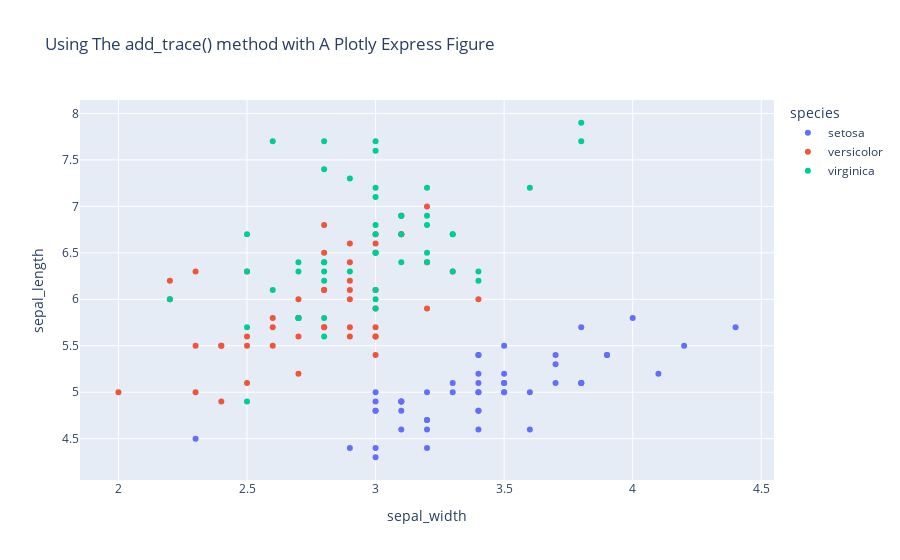

The cell this chart's notebook holds for it:
### Code cell
#express를 활용한 scatter plot 생성
fig = px.scatter(df, x='sepal_width', y='sepal_length', color='species',
                title='Using The add_trace() method with A Plotly Express Figure')
fig.show()

### Figure 1 — Plotly figure (JSON) as saved in the notebook; plotly's stock layout.template omitted (floating-point values rounded to 4 significant figures)
{"data": [{"hovertemplate": "species=setosa<br>sepal_width=%{x}<br>sepal_length=%{y}<extra></extra>", "legendgroup": "setosa", "marker": {"color": "#636efa", "symbol": "circle"}, "mode": "markers", "name": "setosa", "orientation": "v", "showlegend": true, "type": "scatter", "x": [3.5, 3, 3.2, 3.1, 3.6, 3.9, 3.4, 3.4, 2.9, 3.1, 3.7, 3.4, 3, 3, 4, 4.4, 3.9, 3.5, 3.8, 3.8, 3.4, 3.7, 3.6, 3.3, 3.4, 3, 3.4, 3.5, 3.4, 3.2, 3.1, 3.4, 4.1, 4.2, 3.1, 3.2, 3.5, 3.1, 3, 3.4, 3.5, 2.3, 3.2, 3.5, 3.8, 3, 3.8, 3.2, 3.7, 3.3], "xaxis": "x", "y": [5.1, 4.9, 4.7, 4.6, 5, 5.4, 4.6, 5, 4.4, 4.9, 5.4, 4.8, 4.8, 4.3, 5.8, 5.7, 5.4, 5.1, 5.7, 5.1, 5.4, 5.1, 4.6, 5.1, 4.8, 5, 5, 5.2, 5.2, 4.7, 4.8, 5.4, 5.2, 5.5, 4.9, 5, 5.5, 4.9, 4.4, 5.1, 5, 4.5, 4.4, 5, 5.1, 4.8, 5.1, 4.6, 5.3, 5], "yaxis": "y"}, {"hovertemplate": "species=versicolor<br>sepal_width=%{x}<br>sepal_length=%{y}<extra></extra>", "legendgroup": "versicolor", "marker": {"color": "#EF553B", "symbol": "circle"}, "mode": "markers", "name": "versicolor", "orientation": "v", "showlegend": true, "type": "scatter", "x": [3.2, 3.2, 3.1, 2.3, 2.8, 2.8, 3.3, 2.4, 2.9, 2.7, 2, 3, 2.2, 2.9, 2.9, 3.1, 3, 2.7, 2.2, 2.5, 3.2, 2.8, 2.5, 2.8, 2.9, 3, 2.8, 3, 2.9, 2.6, 2.4, 2.4, 2.7, 2.7, 3, 3.4, 3.1, 2.3, 3, 2.5, 2.6, 3, 2.6, 2.3, 2.7, 3, 2.9, 2.9, 2.5, 2.8], "xaxis": "x", "y": [7, 6.4, 6.9, 5.5, 6.5, 5.7, 6.3, 4.9, 6.6, 5.2, 5, 5.9, 6, 6.1, 5.6, 6.7, 5.6, 5.8, 6.2, 5.6, 5.9, 6.1, 6.3, 6.1, 6.4, 6.6, 6.8, 6.7, 6, 5.7, 5.5, 5.5, 5.8, 6, 5.4, 6, 6.7, 6.3, 5.6, 5.5, 5.5, 6.1, 5.8, 5, 5.6, 5.7, 5.7, 6.2, 5.1, 5.7], "yaxis": "y"}, {"hovertemplate": "species=virginica<br>sepal_width=%{x}<br>sepal_length=%{y}<extra></extra>", "legendgroup": "virginica", "marker": {"color": "#00cc96", "symbol": "circle"}, "mode": "markers", "name": "virginica", "orientation": "v", "showlegend": true, "type": "scatter", "x": [3.3, 2.7, 3, 2.9, 3, 3, 2.5, 2.9, 2.5, 3.6, 3.2, 2.7, 3, 2.5, 2.8, 3.2, 3, 3.8, 2.6, 2.2, 3.2, 2.8, 2.8, 2.7, 3.3, 3.2, 2.8, 3, 2.8, 3, 2.8, 3.8, 2.8, 2.8, 2.6, 3, 3.4, 3.1, 3, 3.1, 3.1, 3.1, 2.7, 3.2, 3.3, 3, 2.5, 3, 3.4, 3], "xaxis": "x", "y": [6.3, 5.8, 7.1, 6.3, 6.5, 7.6, 4.9, 7.3, 6.7, 7.2, 6.5, 6.4, 6.8, 5.7, 5.8, 6.4, 6.5, 7.7, 7.7, 6, 6.9, 5.6, 7.7, 6.3, 6.7, 7.2, 6.2, 6.1, 6.4, 7.2, 7.4, 7.9, 6.4, 6.3, 6.1, 7.7, 6.3, 6.4, 6, 6.9, 6.7, 6.9, 5.8, 6.8, 6.7, 6.7, 6.3, 6.5, 6.2, 5.9], "yaxis": "y"}], "layout": {"autosize": true, "legend": {"title": {"text": "species"}, "tracegroupgap": 0}, "title": {"text": "Using The add_trace() method with A Plotly Express Figure"}, "xaxis": {"anchor": "y", "autorange": true, "domain": [0, 1], "range": [1.849, 4.551], "title": {"text": "sepal_width"}, "type": "linear"}, "yaxis": {"anchor": "x", "autorange": true, "domain": [0, 1], "range": [4.003, 8.197], "title": {"text": "sepal_length"}, "type": "linear"}}}
